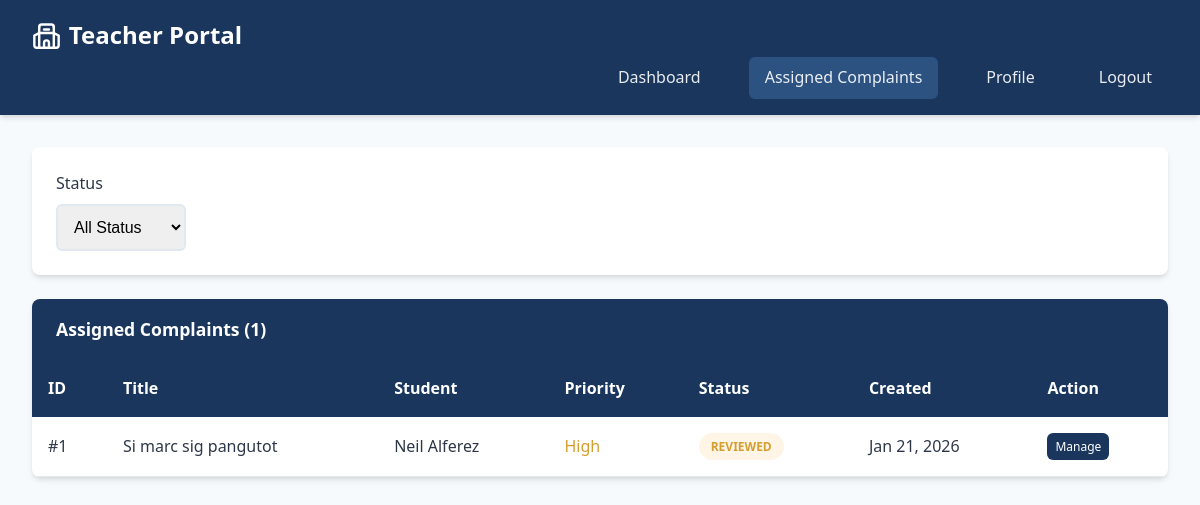
The app's page /teacher/complaints.php (signed in) with its own data.
### tables this page shows
CREATE TABLE `complaints` (
  `id` int(11) NOT NULL,
  `title` varchar(200) NOT NULL,
  `description` text NOT NULL,
  `category` enum('academic','facility','behavior','other') NOT NULL,
  `priority` enum('low','medium','high','urgent') DEFAULT 'medium',
  `status` enum('submitted','reviewed','in_progress','resolved','closed') DEFAULT 'submitted',
  `student_id` int(11) NOT NULL,
  `assigned_teacher_id` int(11) DEFAULT NULL,
  `created_at` timestamp NOT NULL DEFAULT current_timestamp(),
  `updated_at` timestamp NOT NULL DEFAULT current_timestamp() ON UPDATE current_timestamp(),
  `resolved_at` timestamp NULL DEFAULT NULL
);

CREATE TABLE `users` (
  `id` int(11) NOT NULL,
  `username` varchar(50) NOT NULL,
  `password` varchar(255) NOT NULL,
  `email` varchar(100) NOT NULL,
  `role` enum('student','teacher','admin') NOT NULL,
  `full_name` varchar(100) NOT NULL,
  `student_id` varchar(20) DEFAULT NULL,
  `department` varchar(50) DEFAULT NULL,
  `created_at` timestamp NOT NULL DEFAULT current_timestamp(),
  `status` enum('active','suspended') DEFAULT 'active'
);

### includes/db.php (called while the page is built, shortened)
<?php
class Database
{
    private static $instance = null;
    private $conn;
    private function __construct()
    {
        try {
            $this->conn = new mysqli(DB_HOST, DB_USER, DB_PASS, DB_NAME);
            $this->conn->set_charset("utf8mb4");
        } catch (Exception $e) {
            die("Database connection error: " . $e->getMessage());
        }
    }
    public static function getInstance()
    {
        if (self::$instance === null) {
            self::$instance = new self();
        }
        return self::$instance;
    }
    public function getConnection()
    {
        return $this->conn;
    }
}

### includes/functions.php (called while the page is built, shortened)
<?php
require_once 'db.php';
class ComplaintSystem
{
    private $db;
    public function __construct()
    {
        $database = Database::getInstance();
        $this->db = $database->getConnection();
    }
    public function getComplaints($filters = [])
    {
        $sql = "SELECT c.*, u.full_name as student_name, t.full_name as teacher_name
                FROM complaints c
                LEFT JOIN users u ON c.student_id = u.id
                LEFT JOIN users t ON c.assigned_teacher_id = t.id";
        $whereClauses = [];
        $params = [];
        $types = "";
        if ($_SESSION['user_role'] === 'student') {
            $whereClauses[] = "c.student_id = ?";
            $params[] = $_SESSION['user_id'];
            $types .= "i";
        } elseif ($_SESSION['user_role'] === 'teacher') {
            $whereClauses[] = "c.assigned_teacher_id = ?";
            $params[] = $_SESSION['user_id'];
            $types .= "i";
        }
        if (!empty($whereClauses)) {
            $sql .= " WHERE " . implode(" AND ", $whereClauses);
        }
        $sql .= " ORDER BY c.created_at DESC";
        $stmt = $this->db->prepare($sql);
        if (!empty($params)) {
            $stmt->bind_param($types, ...$params);
        }
        $stmt->execute();
        return $stmt->get_result()->fetch_all(MYSQLI_ASSOC);
    }
}

### teacher/complaints.php (the view, shortened to what this page needs)
<?php
require_once '../includes/functions.php';
$system = new ComplaintSystem();
$message = '';
$filters = [];
$complaints = $system->getComplaints($filters);
?>
<!DOCTYPE html>
<html lang="en">
<head>
    <link rel="stylesheet" href="../assets/css/style.css">
    <link rel="stylesheet" href="../assets/css/dashboard.css">
</head>
<body>
    <nav class="navbar">
        <a href="#" class="navbar-brand">Teacher Portal</a>
        <div class="navbar-menu">
            <a href="dashboard.php" class="nav-link">Dashboard</a>
            <a href="complaints.php" class="nav-link active">Assigned Complaints</a>
            <a href="profile.php" class="nav-link">Profile</a>
            <a href="../logout.php" class="nav-link">Logout</a>
        </div>
    </nav>
    <div class="container">
        <?php if (isset($_GET['view'])): ?>
            <div class="complaint-detail">
                <div style="display: flex; justify-content: space-between; align-items: center; margin-bottom: 1rem;">
                    <h2><?php echo htmlspecialchars($complaint['title']); ?></h2>
                    <span class="badge badge-<?php echo $complaint['status']; ?>">
                        <?php echo ucfirst(str_replace('_', ' ', $complaint['status'])); ?>
                    </span>
                </div>
                <?php echo $message; ?>
                <div class="complaint-meta">
                    <div><strong>Student:</strong> <?php echo htmlspecialchars($complaint['student_name']); ?></div>
                    <div><strong>Category:</strong> <?php echo ucfirst($complaint['category']); ?></div>
                    <div><strong>Priority:</strong> <?php echo ucfirst($complaint['priority']); ?></div>
                    <div><strong>Created:</strong> <?php echo date('M d, Y H:i', strtotime($complaint['created_at'])); ?></div>
                </div>
                <div style="margin: 1.5rem 0;">
                    <h3>Description</h3>
                    <p style="background: var(--light); padding: 1rem; border-radius: 0.375rem;">
                        <?php echo nl2br(htmlspecialchars($complaint['description'])); ?>
                    </p>
                </div>
                <div class="card" style="margin: 2rem 0;">
                    <div class="card-header">Update Status</div>
                    <div class="card-body">
                        <form method="POST">
                            <div class="form-group">
                                <label class="form-label">Change Status</label>
                                <select name="status" class="form-control" required>
                                    <?php
                                    $statuses = ['reviewed', 'in_progress', 'resolved', 'closed'];
                                    foreach ($statuses as $status):
                                        if ($complaint['status'] !== 'submitted' && $status === 'reviewed') continue;
                                        if ($complaint['status'] === 'closed' && in_array($status, ['reviewed', 'in_progress'])) continue;
                                    ?>
                                        <option value="<?php echo $status; ?>" <?php echo ($complaint['status'] == $status) ? 'selected' : ''; ?>>
                                            <?php echo ucfirst(str_replace('_', ' ', $status)); ?>
                                        </option>
                                    <?php endforeach; ?>
                                </select>
                            </div>
                            <button type="submit" class="btn btn-primary">Update Status</button>
                        </form>
                    </div>
                </div>
                <div class="card" style="margin: 2rem 0;">
                    <div class="card-header">Add Update/Comment</div>
                    <div class="card-body">
                        <form method="POST">
                            <div class="form-group">
                                <textarea name="update_text" class="form-control" rows="3" required
                                    placeholder="Add progress update or comment for the student..."></textarea>
                            </div>
                            <button type="submit" class="btn btn-primary">Add Update</button>
                        </form>
                    </div>
                </div>
                <div style="margin: 2rem 0;">
                    <h3>Complaint Timeline</h3>
                    <?php foreach ($updates as $update): ?>
                        <div class="update-item">
                            <div class="update-header">
                                <span class="role-<?php echo $update['role']; ?>">
                                    <strong><?php echo htmlspecialchars($update['full_name']); ?></strong>
                                    (<?php echo ucfirst($update['role']); ?>)
                                </span>
                                <span><?php echo date('M d, Y H:i', strtotime($update['created_at'])); ?></span>
                            </div>
                            <div><?php echo nl2br(htmlspecialchars($update['update_text'])); ?></div>
                        </div>
                    <?php endforeach; ?>
                </div>
                <a href="complaints.php" class="btn btn-outline">Back to List</a>
            </div>
        <?php else: ?>
            <div class="filters">
                <form method="GET" style="display: flex; gap: 1rem; flex-wrap: wrap; flex: 1;">
                    <div>
                        <label class="form-label">Status</label>
                        <select name="status" class="form-control" onchange="this.form.submit()">
                            <option value="">All Status</option>
                        </select>
                    </div>
                </form>
            </div>
            <div class="card">
                <div class="card-header">Assigned Complaints (<?php echo count($complaints); ?>)</div>
                <div class="card-body" style="padding: 0;">
                    <table class="table">
                        <thead>
                            <tr>
                                <th>ID</th>
                                <th>Title</th>
                                <th>Student</th>
                                <th>Priority</th>
                                <th>Status</th>
                                <th>Created</th>
                                <th>Action</th>
                            </tr>
                        </thead>
                        <tbody>
                            <?php foreach ($complaints as $complaint): ?>
                                <tr class="<?php echo ($complaint['priority'] == 'urgent' || $complaint['priority'] == 'high') ? 'priority-high' : ''; ?>">
                                    <td>#<?php echo $complaint['id']; ?></td>
                                    <td><?php echo htmlspecialchars($complaint['title']); ?></td>
                                    <td><?php echo htmlspecialchars($complaint['student_name']); ?></td>
                                    <td>
                                        <span style="color: var(--<?php echo $complaint['priority'] == 'urgent' ? 'danger' : ($complaint['priority'] == 'high' ? 'warning' : 'text-light'); ?>);">
                                            <?php echo ucfirst($complaint['priority']); ?>
                                        </span>
                                    </td>
                                    <td>
                                        <span class="badge badge-<?php echo $complaint['status']; ?>">
                                            <?php echo ucfirst(str_replace('_', ' ', $complaint['status'])); ?>
                                        </span>
                                    </td>
                                    <td><?php echo date('M d, Y', strtotime($complaint['created_at'])); ?></td>
                                    <td>
                                        <a href="?view=<?php echo $complaint['id']; ?>" class="btn btn-primary" style="padding: 0.25rem 0.5rem; font-size: 0.75rem;">
                                            Manage
                                        </a>
                                    </td>
                                </tr>
                            <?php endforeach; ?>
                        </tbody>
                    </table>
                </div>
            </div>
        <?php endif; ?>
    </div>
</body>
</html>

### assets/css/style.css (style rules this page uses)
:root { --primary: #1a365d; --primary-light: #2c5282; --secondary: #3182ce; --success: #38a169; --warning: #d69e2e; --danger: #e53e3e; --info: #4299e1; --dark: #2d3748; --light: #f7fafc; --text: #2d3748; --text-light: #718096; --border: #e2e8f0; --shadow: 0 4px 6px -1px rgba(0, 0, 0, 0.1), 0 2px 4px -1px rgba(0, 0, 0, 0.06); --shadow-lg: 0 10px 15px -3px rgba(0, 0, 0, 0.1), 0 4px 6px -2px rgba(0, 0, 0, 0.05); }
* { margin: 0; padding: 0; box-sizing: border-box; }
body { font-family: "Segoe UI", Tahoma, Geneva, Verdana, sans-serif; background-color: var(--light); color: var(--text); line-height: 1.6; }
.navbar { background-color: var(--primary); padding: 1rem 2rem; box-shadow: var(--shadow); position: sticky; top: 0; z-index: 1000; }
.navbar-brand { color: white; font-size: 1.5rem; font-weight: bold; text-decoration: none; display: inline-flex; align-items: center; gap: 0.5rem; }
.navbar-brand::before { content: ""; width: 1.8rem; height: 1.8rem; background-color: currentColor; flex: 0 0 auto; }
.navbar-menu { display: flex; justify-content: flex-end; gap: 2rem; align-items: center; margin-left: auto; }
.nav-link { color: rgba(255, 255, 255, 0.9); text-decoration: none; padding: 0.5rem 1rem; border-radius: 0.375rem; transition: all 0.3s ease; position: relative; }
.nav-link.active { background-color: var(--primary-light); }
.container { max-width: 1200px; margin: 0 auto; padding: 2rem; }
.card { background: white; border-radius: 0.5rem; box-shadow: var(--shadow); overflow: hidden; transition: transform 0.2s, box-shadow 0.2s; }
.card-header { background-color: var(--primary); color: white; padding: 1rem 1.5rem; font-weight: 600; font-size: 1.1rem; }
.card-body { padding: 1.5rem; }
.btn { display: inline-flex; align-items: center; justify-content: center; gap: 0.5rem; padding: 13px; border: none; border-radius: 0.375rem; font-weight: 500; cursor: pointer; transition: all 0.3s ease; text-decoration: none; font-size: 0.875rem; }
.btn-primary { background-color: var(--primary); color: white; }
.form-label { display: block; margin-bottom: 0.5rem; font-weight: 500; color: var(--text); }
.form-control { width: 100%; padding: 0.75rem; border: 2px solid var(--border); border-radius: 0.375rem; font-size: 1rem; transition: border-color 0.3s; }
.table { width: 100%; border-collapse: collapse; background: white; overflow: hidden; box-shadow: var(--shadow); }
.table th { background-color: var(--primary); color: white; padding: 1rem; text-align: left; font-weight: 600; }
.table td { padding: 1rem; border-bottom: 1px solid var(--border); }
.badge { display: inline-block; padding: 0.25rem 0.75rem; border-radius: 9999px; font-size: 0.75rem; font-weight: 600; text-transform: uppercase; }
.badge-reviewed { background-color: #fef5e7; color: var(--warning); }
.filters { background: white; padding: 1.5rem; border-radius: 0.5rem; box-shadow: var(--shadow); margin-bottom: 1.5rem; display: flex; gap: 1rem; flex-wrap: wrap; align-items: end; }

### assets/css/dashboard.css (style rules this page uses)
.priority-high { border-left-color: var(--danger); }

### records on screen
complaints: id "1", title "Si marc sig pangutot", student.full_name "Neil Alferez", priority "High", status "REVIEWED", created_at "Jan 21, 2026"

### other values on screen
count($complaints) "1"
